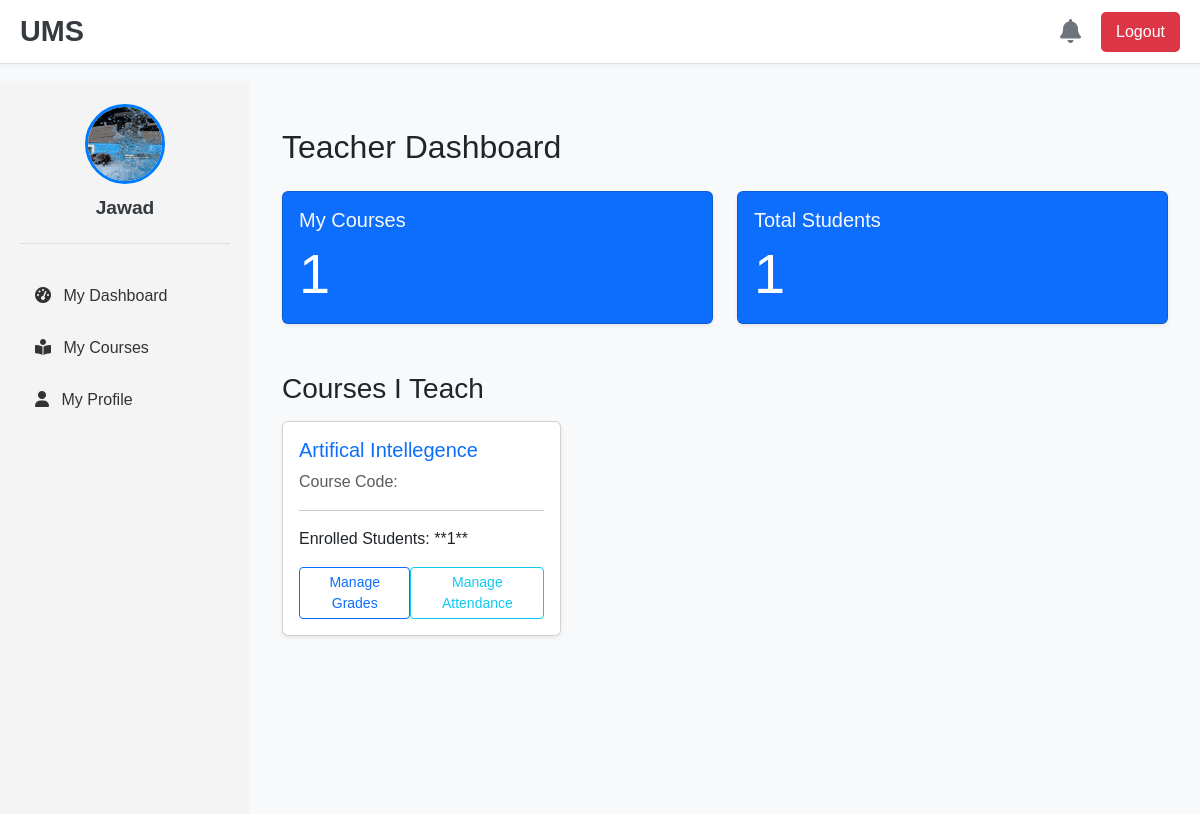
The app's page /teacher-dashboard/ (signed in), older data.
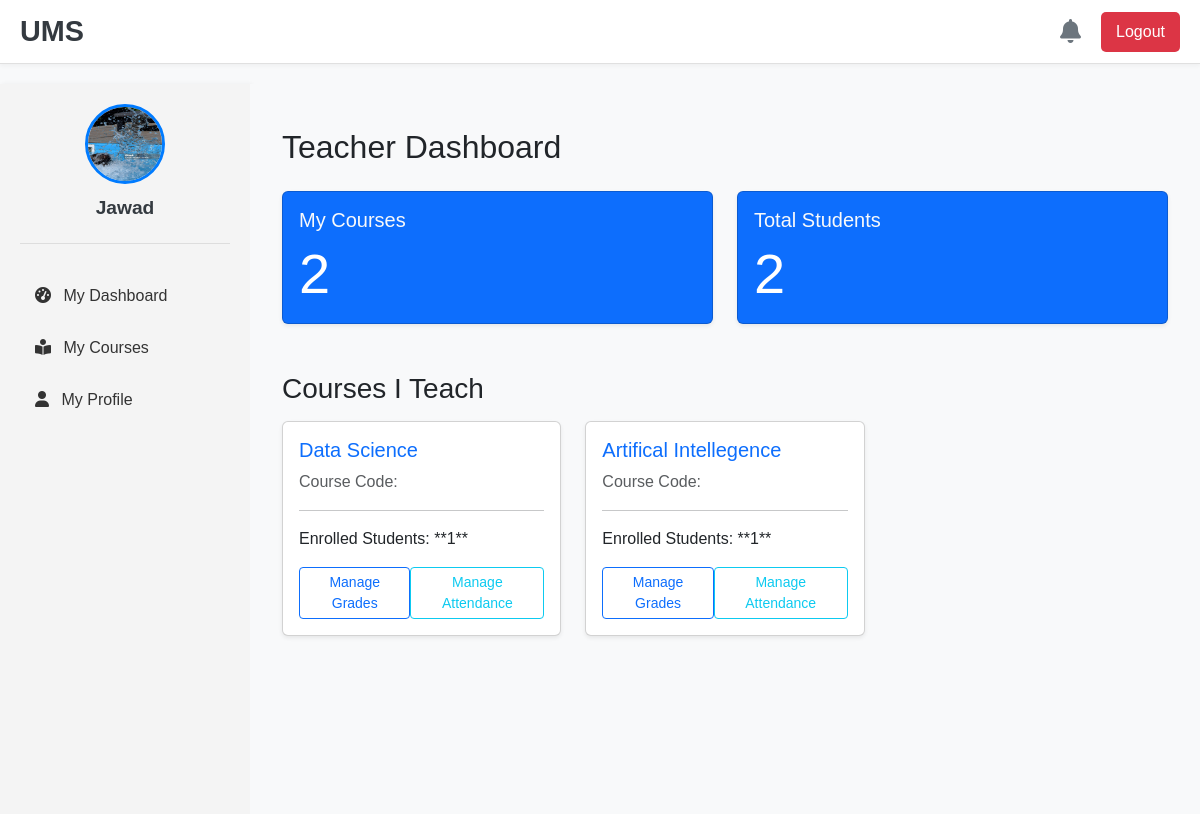
The same page, newer data.
### users/models.py (models this page shows, shortened)
class Course(models.Model):
    course_name = models.CharField(max_length=255)
    course_description = models.TextField()
    department = models.ForeignKey(Department, on_delete=models.CASCADE)
    teacher = models.ForeignKey(Teacher, on_delete=models.SET_NULL, null=True, blank=True)

### users/views.py (the view)
# urls.py: path('teacher-dashboard/', views.teacher_dashboard, name='teacher_dashboard'),
@login_required
def teacher_dashboard(request):
    if request.user.role != 'Teacher':
        return redirect('dashboard')
    teacher = get_object_or_404(Teacher, user=request.user)
    courses = Course.objects.filter(teacher=teacher)
    enrolled_students_count = Enrollment.objects.filter(course__in=courses).values('student').annotate(count=Count('student', distinct=True)).count()
    context = {
        'teacher': teacher,
        'courses': courses,
        'total_students': enrolled_students_count,
    }
    return render(request, 'dashboard/teacher_dashboard.html', context)

### users/templates/dashboard/teacher_dashboard.html
{% extends 'dashboard/base_dashboard.html' %}
{% load static %}
{% load users_extras %}
{% block content %}
<div class="container-fluid mt-4">
    <h2 class="mb-4">Teacher Dashboard</h2>
    <div class="row">
        <div class="col-md-6 mb-4">
            <div class="card h-100 shadow-sm bg-primary text-white">
                <div class="card-body">
                    <h5 class="card-title text-light">My Courses</h5>
                    <p class="card-text display-4">{{ courses.count }}</p>
                </div>
            </div>
        </div>
        <div class="col-md-6 mb-4">
            <div class="card h-100 shadow-sm bg-primary text-white">
                <div class="card-body">
                    <h5 class="card-title text-light">Total Students</h5>
                    <p class="card-text display-4">{{ total_students }}</p>
                </div>
            </div>
        </div>
    </div>
    <h3 class="mt-4 mb-3">Courses I Teach</h3>
    <div class="row">
        {% for course in courses %}
        <div class="col-md-6 col-lg-4 mb-4">
            <div class="card h-100 shadow-sm">
                <div class="card-body">
                    <h5 class="card-title text-primary">{{ course.course_name }}</h5>
                    <p class="card-text text-muted">Course Code: {{ course.course_code }}</p>
                    <hr>
                    <p class="card-text">
                        Enrolled Students: **{{ course.enrollment_set.count }}**
                    </p>
                    <div class="d-flex justify-content-between mt-3">
                        <a href="{% url 'manage_grades' course.id %}" class="btn btn-outline-primary btn-sm">Manage Grades</a>
                        <a href="{% url 'manage_attendance' course.id %}" class="btn btn-outline-info btn-sm">Manage Attendance</a>
                    </div>
                </div>
            </div>
        </div>
        {% empty %}
        <div class="col-12">
            <p class="text-muted">You are not currently assigned to any courses.</p>
        </div>
        {% endfor %}
    </div>
</div>
{% endblock %}

Row changes from the older to the newer data that the page shows:
now on this page (row edited): Course: course_name "Data Science", enrollment_set.count "1"
Text that changed along with them:
{{ courses.count }}: "1" → "2"
{{ total_students }}: "1" → "2"
